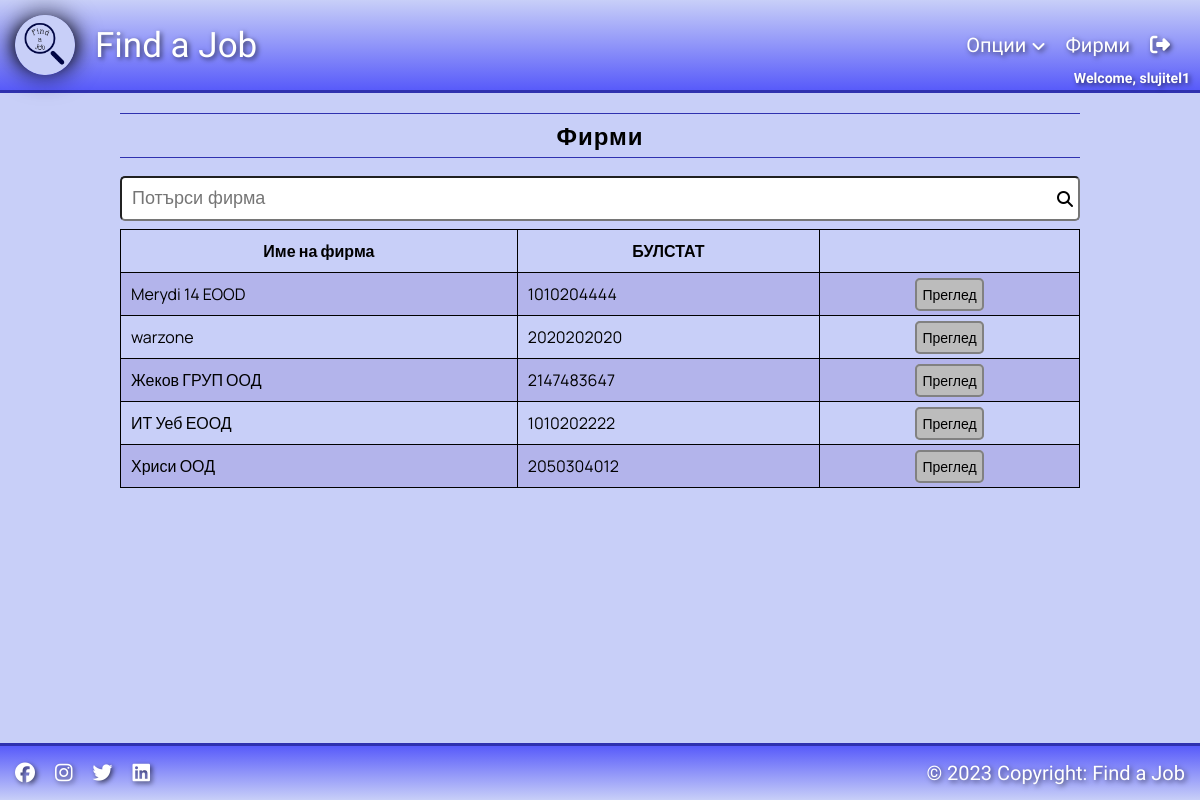
/view/front/profileHR/companiesHR.php (signed in), run on the app's committed database.
### tables this page shows
CREATE TABLE `tb_register_company` (
  `firstname` varchar(50) DEFAULT NULL,
  `lastname` varchar(50) DEFAULT NULL,
  `username` varchar(256) DEFAULT NULL,
  `phone` varchar(15) DEFAULT NULL,
  `email` varchar(50) DEFAULT NULL,
  `companyname` varchar(50) DEFAULT NULL,
  `companyid` int(15) NOT NULL,
  `logo` varchar(255) NOT NULL,
  `verified` int(11) DEFAULT NULL,
  `token` varchar(255) NOT NULL
);

### src/database/db.php (called while the page is built, shortened)
<?php
class Database
{
    private $host = "localhost";
    private $username = "root";
    private $password = "";
    private $db = "find_a_job";
    private $queryBuilderString = "";
    function connect()
    {
        return mysqli_connect($this->host, $this->username, $this->password, $this->db);
    }
    function query($sqlQuery)
    {
        $conn = $this->connect();
        return mysqli_query($conn, $sqlQuery);
    }
    function fetchQuery($query)
    {
        $resultArray    = array();
        $fetchResponse  = $this->query($query);
        while ($data = mysqli_fetch_array($fetchResponse)) {
            array_push($resultArray, $data);
        }
        return $resultArray;
    }
    function selectAll($tableName)
    {
        $this->queryBuilderString = "";
        $query = "SELECT * FROM $tableName";
        $this->queryBuilderString .= "$query ";
        return $this;
    }
    function orderby($orderby)
    {
        $query = "ORDER BY $orderby";
        $this->queryBuilderString .= $query;
        return $this;
    }
    function execute()
    {
        return $this->queryBuilderString;
    }
}
$DB = new Database();

### src/controllers/front/profileHR/companiesHRController.php (called while the page is built, shortened)
<?php
require_once  $_SERVER['DOCUMENT_ROOT'] . '/DR/src/database/db.php';
$query = $DB->selectAll('tb_register_company')->orderby('companyname')->execute();
$rowHR = $DB->fetchQuery($query);

### view/front/profileHR/companiesHR.php (the view, shortened to what this page needs)
<?php include_once $_SERVER['DOCUMENT_ROOT'] . "/DR/view/layout/header.php"; ?>
<?php include_once $_SERVER['DOCUMENT_ROOT'] . "/DR/src/controllers/front/profileHR/companiesHRController.php"; ?>
<?php if (isset($_SESSION['username']) && $_SESSION['role'] == 1) : ?>
    <div class="my20 w-80">
        <form id="searchform">
            <h2 class="mb10">Фирми</h2>
            <div class="form-group">
                <input type="text" class="input searchbox" id="searchcompany" placeholder="Потърси фирма">
                <i class="fa-solid fa-magnifying-glass"></i>
            </div>
        </form>
        <table class="table" id="list-company">
            <tr>
                <th>Име на фирма</th>
                <th>БУЛСТАТ</th>
                <th></th>
            </tr>
            <?php for ($n = 0; $n < count($rowHR); $n += 1) : ?>
                <tr id=<?php echo $rowHR[$n]['username']; ?>>
                    <td><?php echo $rowHR[$n]['companyname']; ?></td>
                    <td><?php echo $rowHR[$n]['companyid']; ?></td>
                    <td style="text-align: center;">
                        <a href="/DR/view/front/profileHR/detailsCompaniesHR.php?id=<?php echo $rowHR[$n]['companyid']; ?>" class="btn-small">Преглед</a>
                    </td>
                </tr>
            <?php endfor; ?>
        </table>
    </div>
<?php else : header('location: /DR/view/front/home.php'); ?>
<?php endif; ?>
<?php include_once $_SERVER['DOCUMENT_ROOT'] . "/DR/view/layout/footer.php"; ?>

### assets/css/layout.css (style rules this page uses)
:root { --bg-color: rgb(200, 207, 248); --blue-main: rgb(47, 49, 175); }
* { margin: 0; padding: 0; }
a, abbr { color: #000; text-decoration: none; }
.my20 { margin: 20px 0; }
.mb10 { margin-bottom: 10px; }
.w-80 { width: 80%; }
.btn-small { width: 80%; border-radius: 5px; padding: 5px; margin: 8px 5px; font-size: 14px; outline: none; box-sizing: border-box; background-color: #bcbcbc; color: rgb(0, 0, 0); border: 2px solid #818181; transition: 0.5s ease; cursor: pointer; overflow-wrap: normal; }

### assets/css/style.css (style rules this page uses)
.input, .login input, .login #btn-login, .signup input, .signup #btn-signup-client, .signup #btn-signup-company, .signup-content #upload-logo+label, #btn-email-forgotten, #btn-renew-pass, .change-pass input, .change-pass #btn-login, .delete-profile #btn-delete-profile, .delete-profile input { width: 300px; border-radius: 5px; padding: 10px; margin: 8px 0; font-size: 18px; outline: none; box-sizing: border-box; }
.input { width: 100%; }
.form-group { display: flex; flex-direction: column; position: relative; }
h2 { text-align: center; width: 100%; padding: 5px 0; border-bottom: 1px solid rgb(47, 49, 175); border-top: 1px solid rgb(47, 49, 175); letter-spacing: 1px; }
table { border-collapse: collapse; min-width: 100%; }
td, th { border: 1px solid #000; padding: 10px; }
tr:nth-child(even) { background-color: rgb(179, 180, 235); }
.searchbox { position: relative; padding-right: 20px; }
.fa-magnifying-glass { position: absolute; top: 23px; right: 7px; cursor: pointer; }

### data on the page
tb_register_company: companyname "Merydi 14 EOOD", companyid "1010204444"
tb_register_company: companyname "warzone", companyid "2020202020"
tb_register_company: companyname "Жеков ГРУП ООД", companyid "2147483647"
tb_register_company: companyname "ИТ Уеб ЕООД", companyid "1010202222"
tb_register_company: companyname "Хриси ООД", companyid "2050304012"

### other printed values
$_SESSION['username'] "slujitel1"
